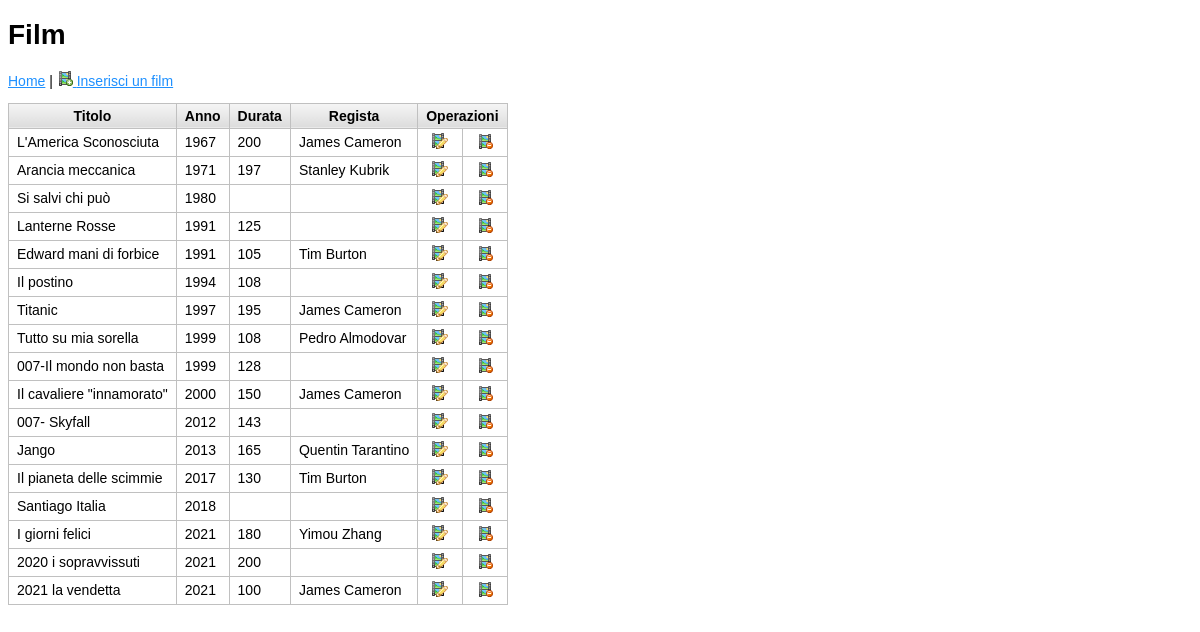
The app's page /tabella-film.php with its own data.
### tables this page shows
CREATE TABLE IF NOT EXISTS `film` (
  `idF` int(11) NOT NULL AUTO_INCREMENT,
  `titolo` varchar(50) NOT NULL,
  `anno` int(11) DEFAULT NULL,
  `durata` int(11) DEFAULT NULL COMMENT 'durata in minuti',
  `incasso` int(11) DEFAULT NULL,
  `idr` varchar(6) DEFAULT NULL,
  PRIMARY KEY (`idF`),
  KEY `FK_film_registi` (`idr`),
  CONSTRAINT `FK_film_registi` FOREIGN KEY (`idr`) REFERENCES `registi` (`idr`) ON DELETE SET NULL ON UPDATE CASCADE
);

CREATE TABLE IF NOT EXISTS `registi` (
  `idr` varchar(6) NOT NULL,
  `cognome` varchar(50) DEFAULT NULL,
  `nome` varchar(50) DEFAULT NULL,
  `nazione` varchar(3) DEFAULT NULL,
  `data_n` date DEFAULT NULL,
  PRIMARY KEY (`idr`)
);

### tabella-film.php (the view, shortened to what this page needs)
<?php
require_once 'connessione.php';
$query = "SELECT f.idf, f.titolo, f.anno, f.durata, r.cognome, r.nome, f.idr AS f_idr
    FROM film AS f
    LEFT JOIN registi AS r ON f.idr=r.idr
    ORDER BY anno ASC";
$comando = $dbconn->prepare($query);
$esegui = $comando->execute();
?>
<!DOCTYPE html>
<html lang="it">
<head>
    <link rel="stylesheet" href="style.css" />
</head>
<body>
    <div class="contenitore">
        <h1>Film</h1>
        <p><a href="index.php">Home</a> | <a href="inserimento-film.php"><img src="icons/film_add.png" alt="Aggiungi film" /> Inserisci un film</a></p>
        <?php
        if ($esegui == true) {
            echo "
        <table class='tabella-dati'>
            <thead>
                <tr>
                    <th>Titolo</th>
                    <th>Anno</th>
                    <th>Durata</th>
                    <th>Regista</th>
                    <th colspan='2'>Operazioni</th>
                </tr>
            </thead>
            <tbody>
        ";
            while ($riga = $comando->fetch()) {
                $idf = $riga['idf'];
                $titolo = $riga['titolo'];
                $anno = $riga['anno'];
                $durata = $riga['durata'];
                $nome = $riga['nome'];
                $cognome = $riga['cognome'];
                echo "
            <tr>
                <td>$titolo</td>
                <td>$anno</td>
                <td>$durata</td>
                <td>$nome $cognome</td>
                <td style='text-align:center'>
                    <a href='modifica-film.php?idf=$idf'><img src='icons/film_edit.png' alt='Modifica film' title='Modifica film' /></a>
                </td>
                <td style='text-align:center'>
                    <a href='elimina-film.php?idf=$idf'><img src='icons/film_delete.png' alt='Elimina film' title='Elimina film' /></a>
                </td>
            </tr>
            ";
            }
            echo "</tbody></table>";
        }
        ?>
    </div>
</body>
</html>

### style.css (style rules this page uses)
body { font-family: Arial, Helvetica, sans-serif; font-size: 14px; }
a:link { color: dodgerblue; }
.contenitore { max-width: 1200px; margin-left: auto; margin-right: auto; }
.tabella-dati { border-collapse: collapse; border: 1px solid silver; }
.tabella-dati td, .tabella-dati th { border: 1px solid silver; padding: 4px 8px; }
.tabella-dati thead th { background-image: linear-gradient(whitesmoke, gainsboro); }

### records on screen
film: titolo "L'America Sconosciuta", anno "1967", durata "200", idr.nome "James", idr.cognome "Cameron"
film: titolo "Arancia meccanica", anno "1971", durata "197", idr.nome "Stanley", idr.cognome "Kubrik"
film: titolo "Si salvi chi può", anno "1980"
film: titolo "Lanterne Rosse", anno "1991", durata "125"
film: titolo "Edward mani di forbice", anno "1991", durata "105", idr.nome "Tim", idr.cognome "Burton"
film: titolo "Il postino", anno "1994", durata "108"
film: titolo "Titanic", anno "1997", durata "195", idr.nome "James", idr.cognome "Cameron"
film: titolo "Tutto su mia sorella", anno "1999", durata "108", idr.nome "Pedro", idr.cognome "Almodovar"
film: titolo "007-Il mondo non basta", anno "1999", durata "128"
film: titolo "Il cavaliere \"innamorato\"", anno "2000", durata "150", idr.nome "James", idr.cognome "Cameron"
film: titolo "007- Skyfall", anno "2012", durata "143"
film: titolo "Jango", anno "2013", durata "165", idr.nome "Quentin", idr.cognome "Tarantino"
film: titolo "Il pianeta delle scimmie", anno "2017", durata "130", idr.nome "Tim", idr.cognome "Burton"
film: titolo "Santiago Italia", anno "2018"
film: titolo "I giorni felici", anno "2021", durata "180", idr.nome "Yimou", idr.cognome "Zhang"
film: titolo "2020 i sopravvissuti", anno "2021", durata "200"
film: titolo "2021 la vendetta", anno "2021", durata "100", idr.nome "James", idr.cognome "Cameron"
